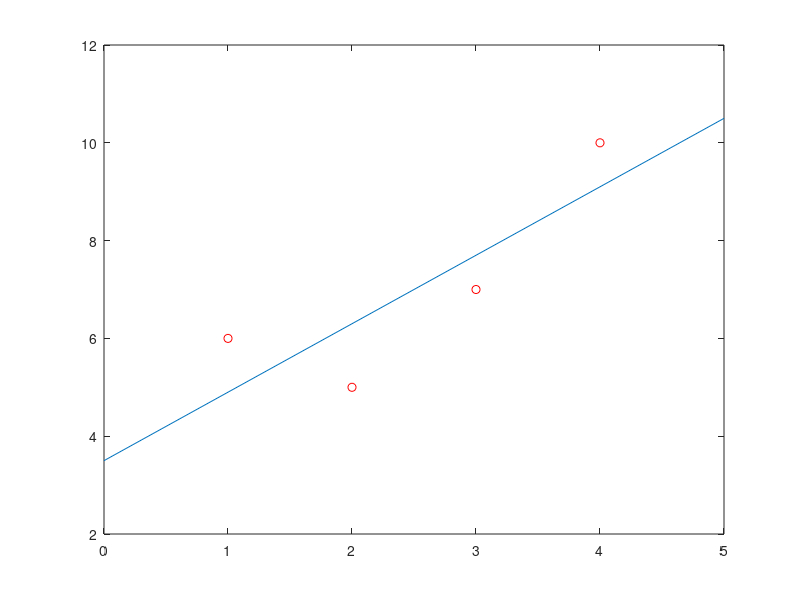

The MATLAB source for this figure:
% fit
% MATLAB code for finding the best fit line using least squares method

input = [...                 % input in the form of matrix
    1, 6;...                 % rows contain points
    2, 5;...
    3, 7;...
    4, 10];
    
m = length(input);             % number of points
X = [ones(m,1), input(:,1)];   % forming X of X beta = y
y = input(:,2);                % forming y of X beta = y
betaHat = (X' * X) \ X' * y;   % computing projection of matrix X on y, giving beta
% display best fit parameters
disp(betaHat);
% plot the best fit line
xx = linspace(0, 5, 2);
yy = betaHat(1) + betaHat(2)*xx;
plot(xx, yy)
% plot the points (data) for which we found the best fit
hold on
plot(input(:,1), input(:,2), 'or')
hold off
